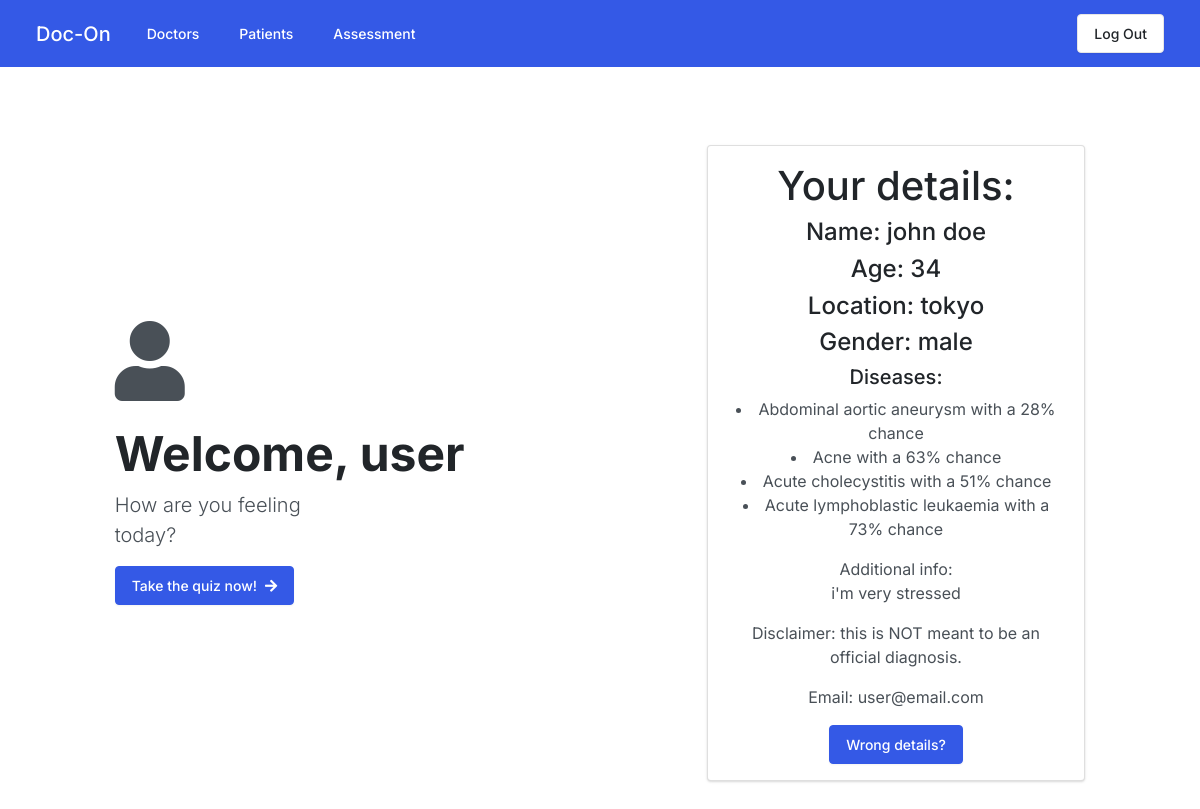
Page /user (signed in) on the committed database.
### tables this page shows
CREATE TABLE users (
   username TEXT NOT NULL PRIMARY KEY,
   email TEXT,
   password TEXT NOT NULL,
   type TEXT,
   name TEXT,
   location TEXT,
   age TEXT,
   gender TEXT,
   additional TEXT,
   diseases TEXT,
   school TEXT,
   education TEXT,
   skills TEXT,
   likes INTEGER,
   dislikes INTEGER,
quiz TEXT);

### app.py (the view)
@app.route('/user', methods=['GET'])
def user():
    if session.get('username'):
        username = session['username']
        if session.get('type') == "patient":
            if session.get('details'):
                with sqlite3.connect('app.db') as con:
                    con.row_factory = sqlite3.Row
                    cur = con.cursor()
                    cur.execute("SELECT name, email, location, age, gender, diseases, additional FROM users WHERE username = (?)", (username,))
                    rows = cur.fetchall()
                rows = rows[0]
                diseases = rows['diseases']
                if diseases != None:
                    diseases = json.loads(diseases)
                else:
                    diseases = {'Test not taken yet': '100'}
                patient ={
                    'name': rows['name'],
                    'email': rows['email'],
                    'location': rows['location'],
                    'age': rows['age'],
                    'gender': rows['gender'],
                    'diseases': diseases,
                    'add': rows['additional']
                }
                return render_template('user.html', username=username, patient=patient)
            else:
                return redirect(url_for('quiz'))
        else:
            flash("Oops! We'll be logging you in to the appropriate page now.", 'alert alert-dismissible alert-danger')
            return redirect(url_for('doctor'))
    else:
        flash('Log in first', 'alert alert-dismissible alert-danger')
        return redirect(url_for('login'))

### templates/user.html (shortened to what this page needs)
{% extends "userLayout.html" %}
{% block styles %}
<link rel="stylesheet" href="../static/user.css">
{% endblock %}
{% block body %}
<section class="min-vh-100 d-flex align-items-center pt-3 px-2">
    <div class="col-sm-6 col-lg-4 mb-4 mx-auto px-2">
        <div class="icon d-block mx-auto mb-4 ">
            <i class="fas fa-user fa-5x"></i>
        </div>
        <h1 class="display-5 fw-bold">Welcome, {{ username }}</h1>
        <div class="col-lg-6">
            <p class="lead">How are you feeling today?</p>
            <a class="btn btn-primary d-inline-flex flex-row align-items-center" href="{{ url_for('evaluate') }}">
                Take the quiz now!
                <i class="ms-2 fa fa-arrow-right fa-1x"></i>
            </a>
        </div>
    </div>
    <div class="col-sm-6 col-lg-4 mb-4 mx-auto px-2">
        <div class="card text-center">
            <div class="card-body">
                <h1>Your details:</h1>
                <h4>Name: {{ patient.name }}</h4>
                <h4>Age: {{patient.age}}</h4>
                <h4>Location: {{ patient.location }}</h4>
                <h4>Gender: {{patient.gender}} </h4>
                <h5>Diseases:</h5>
                <ul>
                    {% for disease, prob in patient.diseases.items() %}
                    <li>{{ disease }} with a {{ prob }}% chance</li>
                    {% endfor %}
                </ul>
                {% if patient.add %}
                <p class="card-text">Additional info:<br>{{ patient.add }}</p>
                {% endif %}
                <p class="card-text">Disclaimer: this is NOT meant to be an official diagnosis.</p>
                <p class="card-text">Email: {{patient.email}}</p>
                <a type="button" class="btn btn-primary" href="{{ url_for('quiz') }}">Wrong details?</a>
            </div>
        </div>
    </div>
</section>
{% endblock %}

### static/user.css (style rules this page uses)
ul { text-align: center; list-style-position: inside; padding-left: 0; }

### rows in the picture
users: username "user", name "john doe", age "34", location "tokyo", gender "male", add "i'm very stressed", email "user@email.com"

### other values in the picture
{{ disease }} "Abdominal aortic aneurysm" "Acne" "Acute cholecystitis" "Acute lymphoblastic leukaemia"
{{ prob }} "28" "63" "51" "73"
